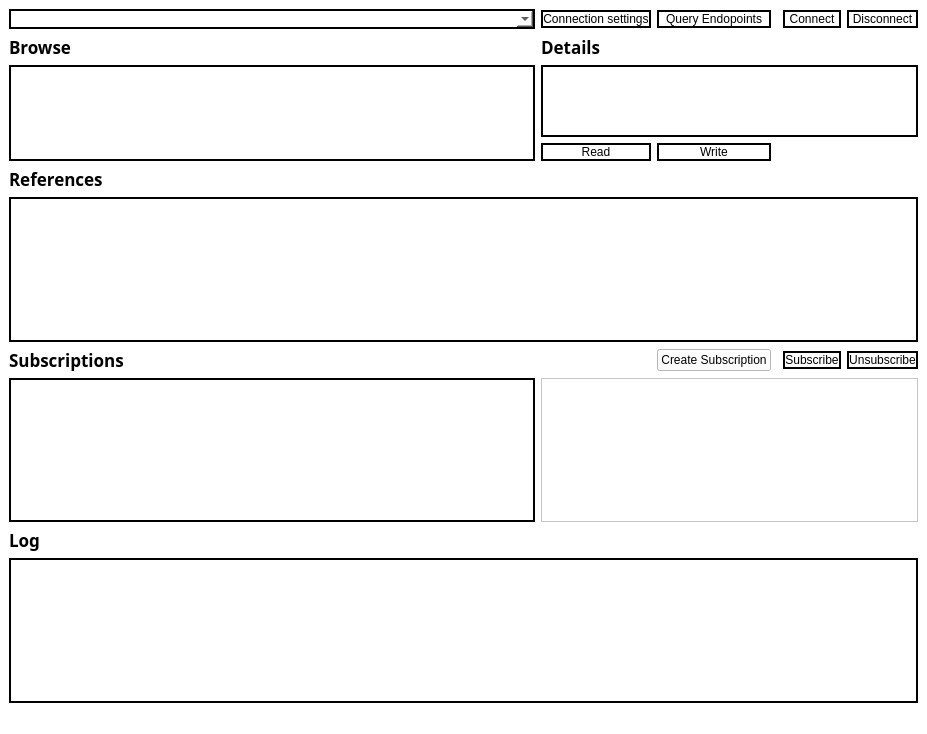
<?xml version="1.0" encoding="UTF-8"?>
<ui version="4.0">
 <class>mainWindow</class>
 <widget class="QMainWindow" name="mainWindow">
  <property name="geometry">
   <rect>
    <x>0</x>
    <y>0</y>
    <width>927</width>
    <height>734</height>
   </rect>
  </property>
  <property name="sizePolicy">
   <sizepolicy hsizetype="Maximum" vsizetype="Maximum">
    <horstretch>0</horstretch>
    <verstretch>0</verstretch>
   </sizepolicy>
  </property>
  <property name="windowTitle">
   <string>OPC UA Client</string>
  </property>
  <property name="styleSheet">
   <string notr="true">
background-color: white;
</string>
  </property>
  <widget class="QWidget" name="centralwidget">
   <layout class="QGridLayout" name="gridLayout">
    <item row="2" column="1">
     <widget class="QLabel" name="label_3">
      <property name="font">
       <font>
        <family>Ubuntu Mono</family>
        <pointsize>13</pointsize>
        <weight>75</weight>
        <bold>true</bold>
       </font>
      </property>
      <property name="text">
       <string>Details</string>
      </property>
     </widget>
    </item>
    <item row="10" column="5">
     <widget class="QPushButton" name="unsubDataChangeButton">
      <property name="styleSheet">
       <string notr="true">QPushButton {
	background-color: white;
	border: 2px solid black;
}</string>
      </property>
      <property name="text">
       <string>Unsubscribe</string>
      </property>
     </widget>
    </item>
    <item row="0" column="2">
     <widget class="QPushButton" name="endpointsButton">
      <property name="styleSheet">
       <string notr="true">QPushButton {
	background-color: white;
	border: 2px solid black;
}</string>
      </property>
      <property name="text">
       <string>Query Endopoints</string>
      </property>
     </widget>
    </item>
    <item row="0" column="0">
     <widget class="QComboBox" name="addressComboBox">
      <property name="sizePolicy">
       <sizepolicy hsizetype="Expanding" vsizetype="Fixed">
        <horstretch>0</horstretch>
        <verstretch>0</verstretch>
       </sizepolicy>
      </property>
      <property name="styleSheet">
       <string notr="true">border: 2px solid black;</string>
      </property>
      <property name="editable">
       <bool>true</bool>
      </property>
     </widget>
    </item>
    <item row="2" column="0">
     <widget class="QLabel" name="label_4">
      <property name="font">
       <font>
        <family>Ubuntu Mono</family>
        <pointsize>13</pointsize>
        <weight>75</weight>
        <bold>true</bold>
       </font>
      </property>
      <property name="text">
       <string>Browse</string>
      </property>
     </widget>
    </item>
    <item row="14" column="0" colspan="6">
     <widget class="QTextEdit" name="logTextEdit">
      <property name="styleSheet">
       <string notr="true">border: 2px solid black;
</string>
      </property>
      <property name="textInteractionFlags">
       <set>Qt::TextSelectableByKeyboard|Qt::TextSelectableByMouse</set>
      </property>
     </widget>
    </item>
    <item row="9" column="0" colspan="6">
     <widget class="QTableView" name="refView">
      <property name="enabled">
       <bool>true</bool>
      </property>
      <property name="styleSheet">
       <string notr="true">border: 2px solid black;
</string>
      </property>
      <property name="editTriggers">
       <set>QAbstractItemView::NoEditTriggers</set>
      </property>
     </widget>
    </item>
    <item row="0" column="1">
     <widget class="QPushButton" name="connSettingsButton">
      <property name="styleSheet">
       <string notr="true">QPushButton {
	background-color: white;
	border: 2px solid black;
}</string>
      </property>
      <property name="text">
       <string>Connection settings</string>
      </property>
     </widget>
    </item>
    <item row="12" column="0">
     <widget class="QLabel" name="label_5">
      <property name="font">
       <font>
        <family>Ubuntu Mono</family>
        <pointsize>13</pointsize>
        <weight>75</weight>
        <bold>true</bold>
       </font>
      </property>
      <property name="text">
       <string>Log</string>
      </property>
     </widget>
    </item>
    <item row="10" column="0">
     <widget class="QLabel" name="label_2">
      <property name="font">
       <font>
        <family>Ubuntu Mono</family>
        <pointsize>13</pointsize>
        <weight>75</weight>
        <bold>true</bold>
       </font>
      </property>
      <property name="text">
       <string>Subscriptions</string>
      </property>
     </widget>
    </item>
    <item row="7" column="2">
     <widget class="QPushButton" name="writeButton">
      <property name="styleSheet">
       <string notr="true">QPushButton {
	background-color: white;
	border: 2px solid black;
}</string>
      </property>
      <property name="text">
       <string>Write</string>
      </property>
     </widget>
    </item>
    <item row="10" column="4">
     <widget class="QPushButton" name="subDataChangeButton">
      <property name="styleSheet">
       <string notr="true">QPushButton {
	background-color: white;
	border: 2px solid black;
}</string>
      </property>
      <property name="text">
       <string>Subscribe</string>
      </property>
     </widget>
    </item>
    <item row="7" column="1">
     <widget class="QPushButton" name="readButton">
      <property name="sizePolicy">
       <sizepolicy hsizetype="Minimum" vsizetype="Fixed">
        <horstretch>0</horstretch>
        <verstretch>0</verstretch>
       </sizepolicy>
      </property>
      <property name="styleSheet">
       <string notr="true">QPushButton {
	background-color: white;
	border: 2px solid black;
}</string>
      </property>
      <property name="text">
       <string>Read</string>
      </property>
     </widget>
    </item>
    <item row="3" column="0" rowspan="5">
     <widget class="QTreeView" name="treeView">
      <property name="styleSheet">
       <string notr="true">border: 2px solid black;
</string>
      </property>
      <property name="editTriggers">
       <set>QAbstractItemView::NoEditTriggers</set>
      </property>
     </widget>
    </item>
    <item row="0" column="5">
     <widget class="QPushButton" name="disconnectButton">
      <property name="styleSheet">
       <string notr="true">QPushButton {
	background-color: white;
	border: 2px solid black;
}</string>
      </property>
      <property name="text">
       <string>Disconnect</string>
      </property>
     </widget>
    </item>
    <item row="3" column="1" rowspan="4" colspan="5">
     <widget class="QTreeView" name="attrView">
      <property name="enabled">
       <bool>true</bool>
      </property>
      <property name="styleSheet">
       <string notr="true">border: 2px solid black;
</string>
      </property>
      <property name="editTriggers">
       <set>QAbstractItemView::NoEditTriggers</set>
      </property>
     </widget>
    </item>
    <item row="11" column="0">
     <widget class="QTableView" name="subView">
      <property name="styleSheet">
       <string notr="true">border: 2px solid black;
</string>
      </property>
      <property name="editTriggers">
       <set>QAbstractItemView::NoEditTriggers</set>
      </property>
     </widget>
    </item>
    <item row="10" column="2">
     <widget class="QPushButton" name="createSubButton">
      <property name="text">
       <string>Create Subscription</string>
      </property>
     </widget>
    </item>
    <item row="8" column="0">
     <widget class="QLabel" name="label">
      <property name="font">
       <font>
        <family>Ubuntu Mono</family>
        <pointsize>13</pointsize>
        <weight>75</weight>
        <bold>true</bold>
       </font>
      </property>
      <property name="text">
       <string>References</string>
      </property>
     </widget>
    </item>
    <item row="0" column="4">
     <widget class="QPushButton" name="connectButton">
      <property name="styleSheet">
       <string notr="true">QPushButton {
	background-color: white;
	border: 2px solid black;
}</string>
      </property>
      <property name="text">
       <string>Connect</string>
      </property>
     </widget>
    </item>
    <item row="11" column="1" colspan="5">
     <widget class="QTableView" name="monItemView">
      <property name="editTriggers">
       <set>QAbstractItemView::NoEditTriggers</set>
      </property>
     </widget>
    </item>
   </layout>
  </widget>
  <widget class="QStatusBar" name="statusbar"/>
 </widget>
 <resources/>
 <connections/>
</ui>
